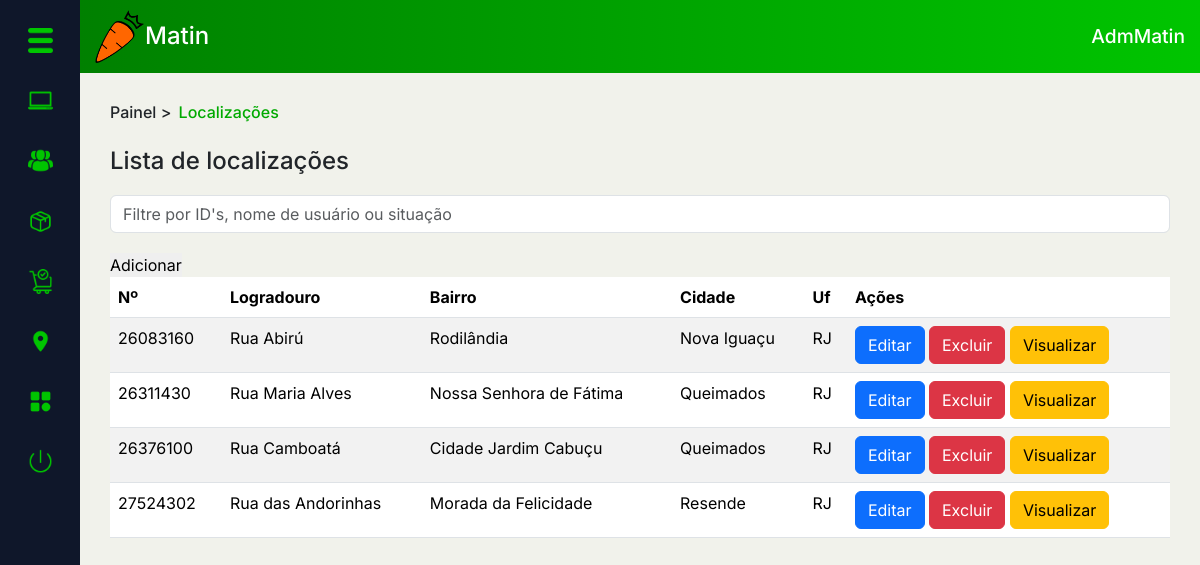
Page /PAGES/dashboard.php?page=loc_list (signed in) on the earlier database version.
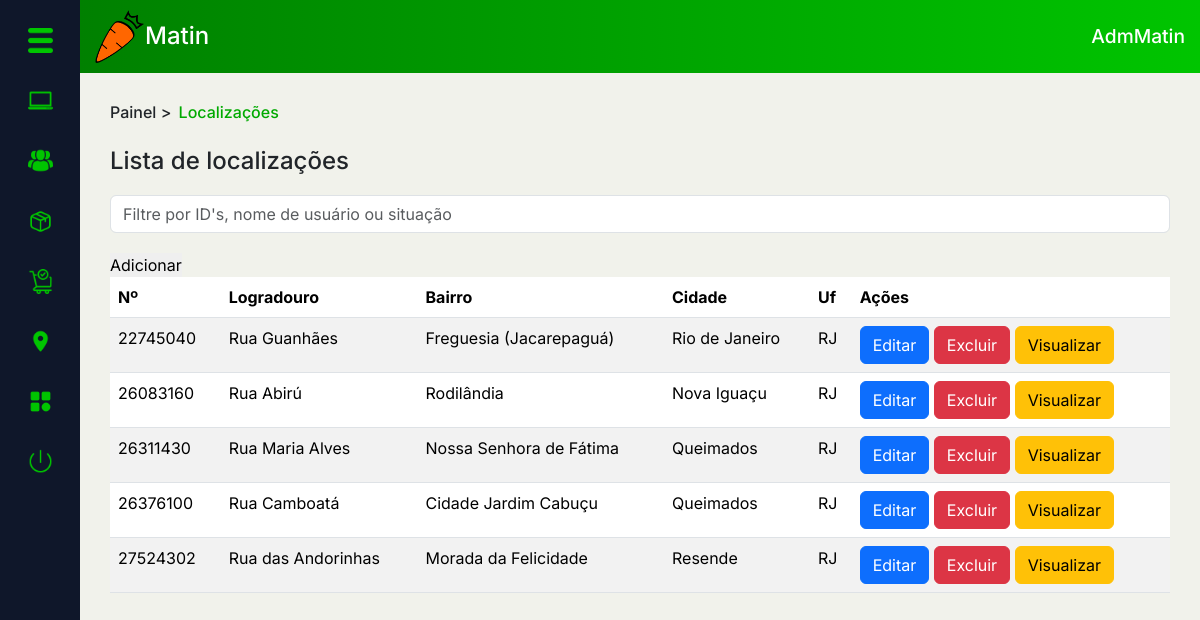
Same page on the later database version.
### tables this page shows
CREATE TABLE `local` (
  `CEP` int(11) NOT NULL,
  `Logradouro` varchar(45) NOT NULL,
  `Bairro` varchar(45) NOT NULL,
  `Cidade` varchar(45) NOT NULL,
  `UF` varchar(45) NOT NULL
);

### PAGES/DASHBOARD/loc_list.php (the view, shortened to what this page needs)
<div class="conteudo" id="conteudo3">
    <div class="top-cont">
        <div class="local">
            <h6><a href="../DASHBOARD/adminDash.php">Painel</a> > <mark>Localizações</mark></h6>
        </div>
    </div>
    <div class="main-cont">
        <div class="main-tit">
            <h4>Lista de localizações</h4>
        </div>
        <div class="pesq">
            <div class="input-group flex-nowrap search-bar">
                <input type="search" class="form-control" placeholder="Filtre por ID's, nome de usuário ou situação" aria-label="Search" aria-describedby="addon-wrapping">
            </div>
            <a href="?page=add_loc"><button class="btnAdd" type="button">Adicionar</button></a>
        </div>
        <table class="table table-striped">
            <thead>
                <tr>
                    <th scope="col">Nº</th>
                    <th scope="col">Logradouro</th>
                    <th scope="col">Bairro</th>
                    <th scope="col">Cidade</th>
                    <th scope="col">Uf</th>
                    <th scope="col">Ações</th>
                </tr>
            </thead>
            <tbody>
                <?php
                $selectQ = "SELECT * FROM local ORDER BY CEP";
                $selectP = $cx->prepare($selectQ);
                $selectP->setFetchMode(PDO::FETCH_ASSOC);
                $selectP->execute();
                $total = $selectP->rowCount();
                if ($total == 0) {
                    echo "<p class='txtVermelho'>Não há registros no momento...</p>";
                } else {
                    while ($dados = $selectP->fetch()) {
                        echo "<tr>";
                        echo "<td scope='row'>{$dados['CEP']}</td>";
                        echo "<td>{$dados['Logradouro']}</td>";
                        echo "<td>{$dados['Bairro']}</td>";
                        echo "<td>{$dados['Cidade']}</td>";
                        echo "<td>{$dados['UF']}</td>";
                        echo "<td><a href='#'><button type='button' class='btn btn-primary'>Editar</button></a> <a href='#'><button type='button' class='btn btn-danger'>Excluir</button></a> <a href='#'><button type='button' class='btn btn-warning'>Visualizar</button></a></td>";
                        echo "</tr>";
                    }
                }
                ?>
            </tbody>
        </table>
    </div>
</div>

Differences in the rows shown:
added local: CEP "22745040", Logradouro "Rua Guanhães", Bairro "Freguesia (Jacarepaguá)", Cidade "Rio de Janeiro", UF "RJ"
